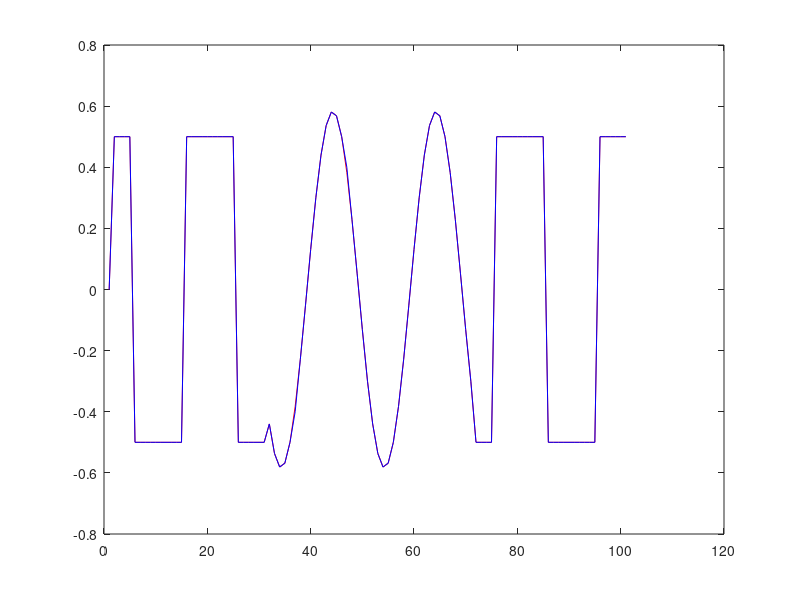
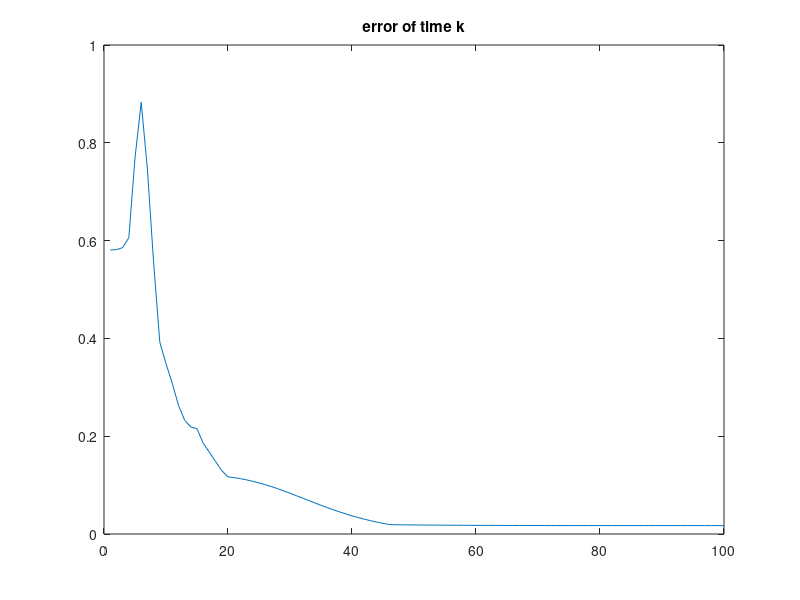

MATLAB code for these plots, in order:
% 期望轨迹
for t = 1:1:100
	if t <= 30
		yd(t+1) = 0.5*(-1)^round(t/10);
	elseif t > 30 && t <= 70
		yd(t+1) = 0.5*sin((t*pi)/10) + 0.3*cos((t*pi)/10);
	else
		yd(t+1) = 0.5*(-1)^round(t/10);
    end
end

% 参数设置
epsilon = 0.01; % 拟伪偏导重置阈值
lambda = 0.6; % 控制律步长
rho = 1;  % 控制律增益
mu = 0.1;    % 参数估计步长
eta = 0.6;  % 参数估计增益
% 最佳高阶参数
alpha_1 = 1.2;
alpha_2 = -0.1;
alpha_3 = -0.1;

% 迭代过程
i_n = 100; % 迭代次数
y(1:i_n,1:100) = 0; % 设置输出
for k = 1:1:i_n
	for t = 1:1:100 % 每次迭代学习所有时刻点
		if k == 1
			phi(k,t) = 10; % 初始拟伪偏导
		elseif k == 2
			phi(k,t) = phi(k-1,t) + (eta*(u(k-1,t) - 0)/(mu + norm(u(k-1,t) - 0)^2))*(y(k-1,t+1) - 0 - phi(k-1,t)*(u(k-1,t) - 0));
		elseif k == 3
			phi(k,t) = phi(k-1,t) + (eta*(u(k-1,t) - 0)/(mu + norm(u(k-1,t) - 0)^2))*(y(k-1,t+1) - 0 - phi(k-1,t)*(u(k-1,t) - 0));
		else 
			phi(k,t) = (u(k-1,t) - u(k-2,t))*(y(k-1,t+1) - y(k-2,t+1))/(mu + norm(u(k-1,t) - u(k-2,t))^2) + (mu*eta/(mu + norm(u(k-1,t) - u(k-2,t))^2))*(alpha_1*phi(k-1,t) + alpha_2*phi(k-2,t) + alpha_3*phi(k-3,t));
        end
		if k == 1
			u(k,t) = 0; % 初始控制信号
		else
			u(k,t) = u(k-1,t) + (rho*phi(k,t)/(lambda + norm(phi(k,t))^2))*e(k-1,t+1);
        end
	
	%% 判断拟伪偏导是否需要重置
        if k >= 2 && (phi(k,t) <= epsilon || (abs(u(k,t) - u(k-1,t) <= epsilon)))
			phi(k,t) = phi(1,t);
		end

		% 仿真的非线性系统函数，对于实际控制来说，系统函数是隐式未知的
		if t <= 50
			y(k,t+1) = y(k,t)/(1 + norm(y(k,t))^2) + (u(k,t))^3;
		else
			y(k,t+1) = (y(k,t)*y(k,t-1)*y(k,t-2)*u(k,t-1)*(y(k,t-2) - 1) + (1+round(t/50))*u(k,t))/(1 + norm(y(k,t-1))^2 + norm(y(k,t-2))^2);
		end
		e(k,t+1) = yd(t+1) - y(k,t+1);
	end
end
for i = 1:1:i_n
	e_max(i) = max(abs(e(i,:)));
end

figure(1) 
plot(yd,'r'); hold on;
plot(y(i_n,:),'b');
figure(2);
plot(e_max);title('error of time k');
